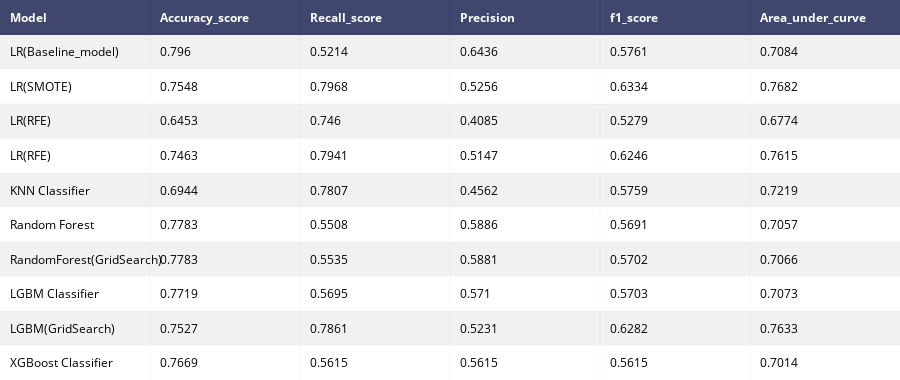

The notebook cell this image was saved under:
### Code cell
#model report for 10 models used
def model_report(model,X_training,X_testing,y_training,y_testing,name) :
    model.fit(X_training,y_training)
    predictions  = model.predict(X_testing)
    accuracy = accuracy_score(y_testing,predictions)
    recall = recall_score(y_testing,predictions)
    precision    = precision_score(y_testing,predictions)
    f1score      = f1_score(y_testing,predictions)
    roc_auc      = roc_auc_score(y_testing,predictions)
    
    df = pd.DataFrame({"Model"           : [name],
                       "Accuracy_score"  : [accuracy],
                       "Recall_score"    : [recall],
                       "Precision"       : [precision],
                       "f1_score"        : [f1score],
                       "Area_under_curve": [roc_auc]
                      })
    return df
#outputs for every model
model1 = model_report(LR,X_train,X_test,y_train,y_test,
                      "LR(Baseline_model)")
model2 = model_report(LR_smote,smt_X,X_test,smt_Y,y_test,
                       "LR(SMOTE)")
model3 = model_report(LR_nearmiss,nr_X,X_test,nr_y,y_test,
                      "LR(RFE)")
model4 = model_report(LR_rfe,X_train_rfe,X_test_rfe,y_train_rfe,y_test_rfe,
                      "LR(RFE)")
model5 = model_report(knn,smt_X,X_test,smt_Y,y_test,"KNN Classifier")
model6 = model_report(rf,smt_X,X_test,smt_Y,y_test,"Random Forest")

model7 = model_report(clf_best_model,smt_X,X_test,smt_Y,y_test,
                      "RandomForest(GridSearch)")
model8 = model_report(lgbm_c,smt_X,X_test,smt_Y,y_test,
                      "LGBM Classifier")
model9 = model_report(Lgb_best_model,smt_X,X_test,smt_Y,y_test,
                      "LGBM(GridSearch)")
model10 = model_report(xgc,smt_X,X_test,smt_Y,y_test,
                      "XGBoost Classifier")
#concat all models
model_performances = pd.concat([model1,model2,model3,
                                model4,model5,model6,
                                model7,model8,model9,
                               model10],axis = 0).reset_index()

model_performances = model_performances.drop(columns = "index",axis =1)

table  = ff.create_table(np.round(model_performances,4))

plotly.offline.iplot(table)

### Figure 1 — Plotly figure (JSON) as saved in the notebook; plotly's stock layout.template omitted (floating-point values rounded to 4 significant figures)
{"data": [{"colorscale": [[0, "#00083e"], [0.5, "#ededee"], [1, "#ffffff"]], "hoverinfo": "none", "opacity": 0.75, "showscale": false, "type": "heatmap", "uid": "0ed893ea-2128-44d9-9293-ebabb5374e0b", "z": [[0, 0, 0, 0, 0, 0], [0.5, 0.5, 0.5, 0.5, 0.5, 0.5], [1, 1, 1, 1, 1, 1], [0.5, 0.5, 0.5, 0.5, 0.5, 0.5], [1, 1, 1, 1, 1, 1], [0.5, 0.5, 0.5, 0.5, 0.5, 0.5], [1, 1, 1, 1, 1, 1], [0.5, 0.5, 0.5, 0.5, 0.5, 0.5], [1, 1, 1, 1, 1, 1], [0.5, 0.5, 0.5, 0.5, 0.5, 0.5], [1, 1, 1, 1, 1, 1]]}], "layout": {"annotations": [{"align": "left", "font": {"color": "#ffffff"}, "showarrow": false, "text": "<b>Model</b>", "x": -0.45, "xanchor": "left", "xref": "x", "y": 0, "yref": "y"}, {"align": "left", "font": {"color": "#ffffff"}, "showarrow": false, "text": "<b>Accuracy_score</b>", "x": 0.55, "xanchor": "left", "xref": "x", "y": 0, "yref": "y"}, {"align": "left", "font": {"color": "#ffffff"}, "showarrow": false, "text": "<b>Recall_score</b>", "x": 1.55, "xanchor": "left", "xref": "x", "y": 0, "yref": "y"}, {"align": "left", "font": {"color": "#ffffff"}, "showarrow": false, "text": "<b>Precision</b>", "x": 2.55, "xanchor": "left", "xref": "x", "y": 0, "yref": "y"}, {"align": "left", "font": {"color": "#ffffff"}, "showarrow": false, "text": "<b>f1_score</b>", "x": 3.55, "xanchor": "left", "xref": "x", "y": 0, "yref": "y"}, {"align": "left", "font": {"color": "#ffffff"}, "showarrow": false, "text": "<b>Area_under_curve</b>", "x": 4.55, "xanchor": "left", "xref": "x", "y": 0, "yref": "y"}, {"align": "left", "font": {"color": "#000000"}, "showarrow": false, "text": "LR(Baseline_model)", "x": -0.45, "xanchor": "left", "xref": "x", "y": 1, "yref": "y"}, {"align": "left", "font": {"color": "#000000"}, "showarrow": false, "text": "0.796", "x": 0.55, "xanchor": "left", "xref": "x", "y": 1, "yref": "y"}, {"align": "left", "font": {"color": "#000000"}, "showarrow": false, "text": "0.5214", "x": 1.55, "xanchor": "left", "xref": "x", "y": 1, "yref": "y"}, {"align": "left", "font": {"color": "#000000"}, "showarrow": false, "text": "0.6436", "x": 2.55, "xanchor": "left", "xref": "x", "y": 1, "yref": "y"}, {"align": "left", "font": {"color": "#000000"}, "showarrow": false, "text": "0.5761", "x": 3.55, "xanchor": "left", "xref": "x", "y": 1, "yref": "y"}, {"align": "left", "font": {"color": "#000000"}, "showarrow": false, "text": "0.7084", "x": 4.55, "xanchor": "left", "xref": "x", "y": 1, "yref": "y"}, {"align": "left", "font": {"color": "#000000"}, "showarrow": false, "text": "LR(SMOTE)", "x": -0.45, "xanchor": "left", "xref": "x", "y": 2, "yref": "y"}, {"align": "left", "font": {"color": "#000000"}, "showarrow": false, "text": "0.7548", "x": 0.55, "xanchor": "left", "xref": "x", "y": 2, "yref": "y"}, {"align": "left", "font": {"color": "#000000"}, "showarrow": false, "text": "0.7968", "x": 1.55, "xanchor": "left", "xref": "x", "y": 2, "yref": "y"}, {"align": "left", "font": {"color": "#000000"}, "showarrow": false, "text": "0.5256", "x": 2.55, "xanchor": "left", "xref": "x", "y": 2, "yref": "y"}, {"align": "left", "font": {"color": "#000000"}, "showarrow": false, "text": "0.6334", "x": 3.55, "xanchor": "left", "xref": "x", "y": 2, "yref": "y"}, {"align": "left", "font": {"color": "#000000"}, "showarrow": false, "text": "0.7682", "x": 4.55, "xanchor": "left", "xref": "x", "y": 2, "yref": "y"}, {"align": "left", "font": {"color": "#000000"}, "showarrow": false, "text": "LR(RFE)", "x": -0.45, "xanchor": "left", "xref": "x", "y": 3, "yref": "y"}, {"align": "left", "font": {"color": "#000000"}, "showarrow": false, "text": "0.6453", "x": 0.55, "xanchor": "left", "xref": "x", "y": 3, "yref": "y"}, {"align": "left", "font": {"color": "#000000"}, "showarrow": false, "text": "0.746", "x": 1.55, "xanchor": "left", "xref": "x", "y": 3, "yref": "y"}, {"align": "left", "font": {"color": "#000000"}, "showarrow": false, "text": "0.4085", "x": 2.55, "xanchor": "left", "xref": "x", "y": 3, "yref": "y"}, {"align": "left", "font": {"color": "#000000"}, "showarrow": false, "text": "0.5279", "x": 3.55, "xanchor": "left", "xref": "x", "y": 3, "yref": "y"}, {"align": "left", "font": {"color": "#000000"}, "showarrow": false, "text": "0.6774", "x": 4.55, "xanchor": "left", "xref": "x", "y": 3, "yref": "y"}, {"align": "left", "font": {"color": "#000000"}, "showarrow": false, "text": "LR(RFE)", "x": -0.45, "xanchor": "left", "xref": "x", "y": 4, "yref": "y"}, {"align": "left", "font": {"color": "#000000"}, "showarrow": false, "text": "0.7463", "x": 0.55, "xanchor": "left", "xref": "x", "y": 4, "yref": "y"}, {"align": "left", "font": {"color": "#000000"}, "showarrow": false, "text": "0.7941", "x": 1.55, "xanchor": "left", "xref": "x", "y": 4, "yref": "y"}, {"align": "left", "font": {"color": "#000000"}, "showarrow": false, "text": "0.5147", "x": 2.55, "xanchor": "left", "xref": "x", "y": 4, "yref": "y"}, {"align": "left", "font": {"color": "#000000"}, "showarrow": false, "text": "0.6246", "x": 3.55, "xanchor": "left", "xref": "x", "y": 4, "yref": "y"}, {"align": "left", "font": {"color": "#000000"}, "showarrow": false, "text": "0.7615", "x": 4.55, "xanchor": "left", "xref": "x", "y": 4, "yref": "y"}, {"align": "left", "font": {"color": "#000000"}, "showarrow": false, "text": "KNN Classifier", "x": -0.45, "xanchor": "left", "xref": "x", "y": 5, "yref": "y"}, {"align": "left", "font": {"color": "#000000"}, "showarrow": false, "text": "0.6944", "x": 0.55, "xanchor": "left", "xref": "x", "y": 5, "yref": "y"}, {"align": "left", "font": {"color": "#000000"}, "showarrow": false, "text": "0.7807", "x": 1.55, "xanchor": "left", "xref": "x", "y": 5, "yref": "y"}, {"align": "left", "font": {"color": "#000000"}, "showarrow": false, "text": "0.4562", "x": 2.55, "xanchor": "left", "xref": "x", "y": 5, "yref": "y"}, {"align": "left", "font": {"color": "#000000"}, "showarrow": false, "text": "0.5759", "x": 3.55, "xanchor": "left", "xref": "x", "y": 5, "yref": "y"}, {"align": "left", "font": {"color": "#000000"}, "showarrow": false, "text": "0.7219", "x": 4.55, "xanchor": "left", "xref": "x", "y": 5, "yref": "y"}, {"align": "left", "font": {"color": "#000000"}, "showarrow": false, "text": "Random Forest", "x": -0.45, "xanchor": "left", "xref": "x", "y": 6, "yref": "y"}, {"align": "left", "font": {"color": "#000000"}, "showarrow": false, "text": "0.7783", "x": 0.55, "xanchor": "left", "xref": "x", "y": 6, "yref": "y"}, {"align": "left", "font": {"color": "#000000"}, "showarrow": false, "text": "0.5508", "x": 1.55, "xanchor": "left", "xref": "x", "y": 6, "yref": "y"}, {"align": "left", "font": {"color": "#000000"}, "showarrow": false, "text": "0.5886", "x": 2.55, "xanchor": "left", "xref": "x", "y": 6, "yref": "y"}, {"align": "left", "font": {"color": "#000000"}, "showarrow": false, "text": "0.5691", "x": 3.55, "xanchor": "left", "xref": "x", "y": 6, "yref": "y"}, {"align": "left", "font": {"color": "#000000"}, "showarrow": false, "text": "0.7057", "x": 4.55, "xanchor": "left", "xref": "x", "y": 6, "yref": "y"}, {"align": "left", "font": {"color": "#000000"}, "showarrow": false, "text": "RandomForest(GridSearch)", "x": -0.45, "xanchor": "left", "xref": "x", "y": 7, "yref": "y"}, {"align": "left", "font": {"color": "#000000"}, "showarrow": false, "text": "0.7783", "x": 0.55, "xanchor": "left", "xref": "x", "y": 7, "yref": "y"}, {"align": "left", "font": {"color": "#000000"}, "showarrow": false, "text": "0.5535", "x": 1.55, "xanchor": "left", "xref": "x", "y": 7, "yref": "y"}, {"align": "left", "font": {"color": "#000000"}, "showarrow": false, "text": "0.5881", "x": 2.55, "xanchor": "left", "xref": "x", "y": 7, "yref": "y"}, {"align": "left", "font": {"color": "#000000"}, "showarrow": false, "text": "0.5702", "x": 3.55, "xanchor": "left", "xref": "x", "y": 7, "yref": "y"}, {"align": "left", "font": {"color": "#000000"}, "showarrow": false, "text": "0.7066", "x": 4.55, "xanchor": "left", "xref": "x", "y": 7, "yref": "y"}, {"align": "left", "font": {"color": "#000000"}, "showarrow": false, "text": "LGBM Classifier", "x": -0.45, "xanchor": "left", "xref": "x", "y": 8, "yref": "y"}, {"align": "left", "font": {"color": "#000000"}, "showarrow": false, "text": "0.7719", "x": 0.55, "xanchor": "left", "xref": "x", "y": 8, "yref": "y"}, {"align": "left", "font": {"color": "#000000"}, "showarrow": false, "text": "0.5695", "x": 1.55, "xanchor": "left", "xref": "x", "y": 8, "yref": "y"}, {"align": "left", "font": {"color": "#000000"}, "showarrow": false, "text": "0.571", "x": 2.55, "xanchor": "left", "xref": "x", "y": 8, "yref": "y"}, {"align": "left", "font": {"color": "#000000"}, "showarrow": false, "text": "0.5703", "x": 3.55, "xanchor": "left", "xref": "x", "y": 8, "yref": "y"}, {"align": "left", "font": {"color": "#000000"}, "showarrow": false, "text": "0.7073", "x": 4.55, "xanchor": "left", "xref": "x", "y": 8, "yref": "y"}, {"align": "left", "font": {"color": "#000000"}, "showarrow": false, "text": "LGBM(GridSearch)", "x": -0.45, "xanchor": "left", "xref": "x", "y": 9, "yref": "y"}, {"align": "left", "font": {"color": "#000000"}, "showarrow": false, "text": "0.7527", "x": 0.55, "xanchor": "left", "xref": "x", "y": 9, "yref": "y"}, {"align": "left", "font": {"color": "#000000"}, "showarrow": false, "text": "0.7861", "x": 1.55, "xanchor": "left", "xref": "x", "y": 9, "yref": "y"}, {"align": "left", "font": {"color": "#000000"}, "showarrow": false, "text": "0.5231", "x": 2.55, "xanchor": "left", "xref": "x", "y": 9, "yref": "y"}, {"align": "left", "font": {"color": "#000000"}, "showarrow": false, "text": "0.6282", "x": 3.55, "xanchor": "left", "xref": "x", "y": 9, "yref": "y"}, {"align": "left", "font": {"color": "#000000"}, "showarrow": false, "text": "0.7633", "x": 4.55, "xanchor": "left", "xref": "x", "y": 9, "yref": "y"}, {"align": "left", "font": {"color": "#000000"}, "showarrow": false, "text": "XGBoost Classifier", "x": -0.45, "xanchor": "left", "xref": "x", "y": 10, "yref": "y"}, {"align": "left", "font": {"color": "#000000"}, "showarrow": false, "text": "0.7669", "x": 0.55, "xanchor": "left", "xref": "x", "y": 10, "yref": "y"}, {"align": "left", "font": {"color": "#000000"}, "showarrow": false, "text": "0.5615", "x": 1.55, "xanchor": "left", "xref": "x", "y": 10, "yref": "y"}, {"align": "left", "font": {"color": "#000000"}, "showarrow": false, "text": "0.5615", "x": 2.55, "xanchor": "left", "xref": "x", "y": 10, "yref": "y"}, {"align": "left", "font": {"color": "#000000"}, "showarrow": false, "text": "0.5615", "x": 3.55, "xanchor": "left", "xref": "x", "y": 10, "yref": "y"}, {"align": "left", "font": {"color": "#000000"}, "showarrow": false, "text": "0.7014", "x": 4.55, "xanchor": "left", "xref": "x", "y": 10, "yref": "y"}], "height": 380, "margin": {"b": 0, "l": 0, "r": 0, "t": 0}, "xaxis": {"dtick": 1, "gridwidth": 2, "showticklabels": false, "tick0": -0.5, "ticks": "", "zeroline": false}, "yaxis": {"autorange": "reversed", "dtick": 1, "gridwidth": 2, "showticklabels": false, "tick0": 0.5, "ticks": "", "zeroline": false}}}
